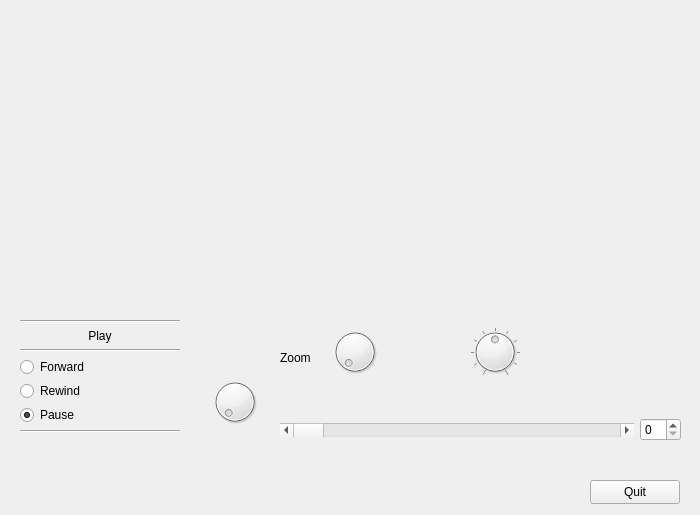
<?xml version="1.0" encoding="UTF-8"?>
<ui version="4.0">
 <class>BlobFlowExplorer</class>
 <widget class="QWidget" name="BlobFlowExplorer">
  <property name="geometry">
   <rect>
    <x>0</x>
    <y>0</y>
    <width>700</width>
    <height>515</height>
   </rect>
  </property>
  <property name="sizePolicy">
   <sizepolicy hsizetype="Preferred" vsizetype="Preferred">
    <horstretch>0</horstretch>
    <verstretch>0</verstretch>
   </sizepolicy>
  </property>
  <property name="windowTitle">
   <string>BlobFlow Explorer</string>
  </property>
  <widget class="MatplotlibWidget" name="mplwidget">
   <property name="geometry">
    <rect>
     <x>280</x>
     <y>10</y>
     <width>400</width>
     <height>300</height>
    </rect>
   </property>
  </widget>
  <widget class="QPushButton" name="pushButton">
   <property name="geometry">
    <rect>
     <x>590</x>
     <y>480</y>
     <width>90</width>
     <height>24</height>
    </rect>
   </property>
   <property name="text">
    <string>Quit</string>
   </property>
  </widget>
  <widget class="QDial" name="timeDial">
   <property name="geometry">
    <rect>
     <x>210</x>
     <y>370</y>
     <width>50</width>
     <height>64</height>
    </rect>
   </property>
  </widget>
  <widget class="QWidget" name="verticalLayoutWidget">
   <property name="geometry">
    <rect>
     <x>20</x>
     <y>320</y>
     <width>160</width>
     <height>113</height>
    </rect>
   </property>
   <layout class="QVBoxLayout" name="verticalLayout">
    <item>
     <widget class="Line" name="line">
      <property name="orientation">
       <enum>Qt::Horizontal</enum>
      </property>
     </widget>
    </item>
    <item>
     <widget class="QLabel" name="label">
      <property name="text">
       <string>Play</string>
      </property>
      <property name="alignment">
       <set>Qt::AlignCenter</set>
      </property>
     </widget>
    </item>
    <item>
     <widget class="Line" name="line_2">
      <property name="orientation">
       <enum>Qt::Horizontal</enum>
      </property>
     </widget>
    </item>
    <item>
     <widget class="QRadioButton" name="Play">
      <property name="text">
       <string>Forward</string>
      </property>
     </widget>
    </item>
    <item>
     <widget class="QRadioButton" name="Rewind">
      <property name="text">
       <string>Rewind</string>
      </property>
     </widget>
    </item>
    <item>
     <widget class="QRadioButton" name="Pause">
      <property name="text">
       <string>Pause</string>
      </property>
      <property name="shortcut">
       <string>Ctrl+R, Ctrl+R</string>
      </property>
      <property name="checked">
       <bool>true</bool>
      </property>
     </widget>
    </item>
    <item>
     <widget class="Line" name="line_3">
      <property name="orientation">
       <enum>Qt::Horizontal</enum>
      </property>
     </widget>
    </item>
   </layout>
  </widget>
  <widget class="QWidget" name="horizontalLayoutWidget">
   <property name="geometry">
    <rect>
     <x>280</x>
     <y>390</y>
     <width>401</width>
     <height>80</height>
    </rect>
   </property>
   <layout class="QHBoxLayout" name="horizontalLayout">
    <item>
     <widget class="QScrollBar" name="horizontalScrollBar">
      <property name="inputMethodHints">
       <set>Qt::ImhNone</set>
      </property>
      <property name="orientation">
       <enum>Qt::Horizontal</enum>
      </property>
     </widget>
    </item>
    <item>
     <widget class="QSpinBox" name="CurrentFrame">
      <property name="sizePolicy">
       <sizepolicy hsizetype="Fixed" vsizetype="Fixed">
        <horstretch>0</horstretch>
        <verstretch>0</verstretch>
       </sizepolicy>
      </property>
     </widget>
    </item>
   </layout>
  </widget>
  <widget class="QDial" name="zoom">
   <property name="geometry">
    <rect>
     <x>330</x>
     <y>320</y>
     <width>50</width>
     <height>64</height>
    </rect>
   </property>
   <property name="minimum">
    <number>0</number>
   </property>
   <property name="maximum">
    <number>100</number>
   </property>
  </widget>
  <widget class="QLabel" name="label_2">
   <property name="geometry">
    <rect>
     <x>280</x>
     <y>350</y>
     <width>53</width>
     <height>15</height>
    </rect>
   </property>
   <property name="text">
    <string>Zoom</string>
   </property>
  </widget>
  <widget class="QDial" name="aspectRatio">
   <property name="geometry">
    <rect>
     <x>470</x>
     <y>320</y>
     <width>50</width>
     <height>64</height>
    </rect>
   </property>
   <property name="maximum">
    <number>10</number>
   </property>
   <property name="sliderPosition">
    <number>5</number>
   </property>
   <property name="notchesVisible">
    <bool>true</bool>
   </property>
  </widget>
 </widget>
 <customwidgets>
  <customwidget>
   <class>MatplotlibWidget</class>
   <extends>QWidget</extends>
   <header>matplotlibwidget</header>
  </customwidget>
 </customwidgets>
 <resources/>
 <connections>
  <connection>
   <sender>pushButton</sender>
   <signal>clicked()</signal>
   <receiver>BlobFlowExplorer</receiver>
   <slot>quit_gui()</slot>
   <hints>
    <hint type="sourcelabel">
     <x>644</x>
     <y>487</y>
    </hint>
    <hint type="destinationlabel">
     <x>183</x>
     <y>399</y>
    </hint>
   </hints>
  </connection>
  <connection>
   <sender>timeDial</sender>
   <signal>valueChanged(int)</signal>
   <receiver>horizontalScrollBar</receiver>
   <slot>setValue(int)</slot>
   <hints>
    <hint type="sourcelabel">
     <x>240</x>
     <y>399</y>
    </hint>
    <hint type="destinationlabel">
     <x>379</x>
     <y>437</y>
    </hint>
   </hints>
  </connection>
  <connection>
   <sender>horizontalScrollBar</sender>
   <signal>valueChanged(int)</signal>
   <receiver>timeDial</receiver>
   <slot>setValue(int)</slot>
   <hints>
    <hint type="sourcelabel">
     <x>337</x>
     <y>437</y>
    </hint>
    <hint type="destinationlabel">
     <x>231</x>
     <y>423</y>
    </hint>
   </hints>
  </connection>
  <connection>
   <sender>horizontalScrollBar</sender>
   <signal>valueChanged(int)</signal>
   <receiver>CurrentFrame</receiver>
   <slot>setValue(int)</slot>
   <hints>
    <hint type="sourcelabel">
     <x>425</x>
     <y>437</y>
    </hint>
    <hint type="destinationlabel">
     <x>679</x>
     <y>440</y>
    </hint>
   </hints>
  </connection>
  <connection>
   <sender>CurrentFrame</sender>
   <signal>valueChanged(int)</signal>
   <receiver>horizontalScrollBar</receiver>
   <slot>setValue(int)</slot>
   <hints>
    <hint type="sourcelabel">
     <x>679</x>
     <y>440</y>
    </hint>
    <hint type="destinationlabel">
     <x>411</x>
     <y>437</y>
    </hint>
   </hints>
  </connection>
  <connection>
   <sender>Play</sender>
   <signal>clicked()</signal>
   <receiver>BlobFlowExplorer</receiver>
   <slot>play()</slot>
   <hints>
    <hint type="sourcelabel">
     <x>30</x>
     <y>374</y>
    </hint>
    <hint type="destinationlabel">
     <x>164</x>
     <y>372</y>
    </hint>
   </hints>
  </connection>
  <connection>
   <sender>Rewind</sender>
   <signal>clicked()</signal>
   <receiver>BlobFlowExplorer</receiver>
   <slot>play()</slot>
   <hints>
    <hint type="sourcelabel">
     <x>66</x>
     <y>399</y>
    </hint>
    <hint type="destinationlabel">
     <x>209</x>
     <y>345</y>
    </hint>
   </hints>
  </connection>
  <connection>
   <sender>Pause</sender>
   <signal>clicked()</signal>
   <receiver>BlobFlowExplorer</receiver>
   <slot>pause()</slot>
   <hints>
    <hint type="sourcelabel">
     <x>69</x>
     <y>424</y>
    </hint>
    <hint type="destinationlabel">
     <x>304</x>
     <y>427</y>
    </hint>
   </hints>
  </connection>
  <connection>
   <sender>CurrentFrame</sender>
   <signal>valueChanged(int)</signal>
   <receiver>BlobFlowExplorer</receiver>
   <slot>newplot()</slot>
   <hints>
    <hint type="sourcelabel">
     <x>647</x>
     <y>425</y>
    </hint>
    <hint type="destinationlabel">
     <x>487</x>
     <y>433</y>
    </hint>
   </hints>
  </connection>
  <connection>
   <sender>zoom</sender>
   <signal>valueChanged(int)</signal>
   <receiver>BlobFlowExplorer</receiver>
   <slot>zoomChanged()</slot>
   <hints>
    <hint type="sourcelabel">
     <x>404</x>
     <y>343</y>
    </hint>
    <hint type="destinationlabel">
     <x>451</x>
     <y>351</y>
    </hint>
   </hints>
  </connection>
 </connections>
 <slots>
  <slot>doit_when_pressed()</slot>
  <slot>dialaction()</slot>
  <slot>quit_gui()</slot>
  <slot>play()</slot>
  <slot>pause()</slot>
  <slot>newplot()</slot>
  <slot>yMinDialChanged()</slot>
  <slot>yMaxDialChanged()</slot>
  <slot>xMinDialChanged()</slot>
  <slot>xMaxDialChanged()</slot>
  <slot>xMinChanged()</slot>
  <slot>yMinChanged()</slot>
  <slot>ResetZoomx()</slot>
  <slot>xMaxChanged()</slot>
  <slot>yMaxChanged()</slot>
  <slot>ResetZoomy()</slot>
  <slot>zoomChanged()</slot>
 </slots>
</ui>
